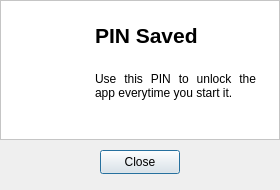
<?xml version="1.0" encoding="UTF-8"?>
<ui version="4.0">
 <class>PINSavedMessageDialog</class>
 <widget class="QDialog" name="PINSavedMessageDialog">
  <property name="geometry">
   <rect>
    <x>0</x>
    <y>0</y>
    <width>280</width>
    <height>190</height>
   </rect>
  </property>
  <property name="minimumSize">
   <size>
    <width>280</width>
    <height>190</height>
   </size>
  </property>
  <property name="maximumSize">
   <size>
    <width>280</width>
    <height>190</height>
   </size>
  </property>
  <property name="windowTitle">
   <string>Paper</string>
  </property>
  <property name="windowIcon">
   <iconset>
    <normaloff>../icons/icons8-origami-100.png</normaloff>../icons/icons8-origami-100.png</iconset>
  </property>
  <widget class="QFrame" name="frame">
   <property name="geometry">
    <rect>
     <x>0</x>
     <y>0</y>
     <width>280</width>
     <height>140</height>
    </rect>
   </property>
   <property name="styleSheet">
    <string notr="true">background-color: #FFF;</string>
   </property>
   <property name="frameShape">
    <enum>QFrame::StyledPanel</enum>
   </property>
   <property name="frameShadow">
    <enum>QFrame::Raised</enum>
   </property>
   <widget class="QWidget" name="horizontalLayoutWidget">
    <property name="geometry">
     <rect>
      <x>10</x>
      <y>10</y>
      <width>261</width>
      <height>121</height>
     </rect>
    </property>
    <layout class="QHBoxLayout" name="horizontalLayout">
     <property name="spacing">
      <number>10</number>
     </property>
     <property name="leftMargin">
      <number>5</number>
     </property>
     <property name="topMargin">
      <number>5</number>
     </property>
     <property name="rightMargin">
      <number>5</number>
     </property>
     <property name="bottomMargin">
      <number>5</number>
     </property>
     <item>
      <widget class="QLabel" name="label_2">
       <property name="minimumSize">
        <size>
         <width>60</width>
         <height>60</height>
        </size>
       </property>
       <property name="maximumSize">
        <size>
         <width>60</width>
         <height>60</height>
        </size>
       </property>
       <property name="text">
        <string/>
       </property>
       <property name="pixmap">
        <pixmap>../drawables/icons8-check-lock-96.png</pixmap>
       </property>
       <property name="scaledContents">
        <bool>true</bool>
       </property>
      </widget>
     </item>
     <item>
      <layout class="QVBoxLayout" name="verticalLayout">
       <property name="spacing">
        <number>10</number>
       </property>
       <property name="leftMargin">
        <number>10</number>
       </property>
       <property name="topMargin">
        <number>10</number>
       </property>
       <property name="rightMargin">
        <number>10</number>
       </property>
       <property name="bottomMargin">
        <number>10</number>
       </property>
       <item>
        <widget class="QLabel" name="label_6">
         <property name="minimumSize">
          <size>
           <width>0</width>
           <height>0</height>
          </size>
         </property>
         <property name="maximumSize">
          <size>
           <width>16777215</width>
           <height>20</height>
          </size>
         </property>
         <property name="font">
          <font>
           <pointsize>16</pointsize>
           <bold>true</bold>
          </font>
         </property>
         <property name="text">
          <string>PIN Saved</string>
         </property>
         <property name="wordWrap">
          <bool>true</bool>
         </property>
        </widget>
       </item>
       <item>
        <widget class="QLabel" name="label_3">
         <property name="maximumSize">
          <size>
           <width>16777215</width>
           <height>100</height>
          </size>
         </property>
         <property name="text">
          <string>Use this PIN to unlock the app everytime you start it.</string>
         </property>
         <property name="alignment">
          <set>Qt::AlignJustify|Qt::AlignVCenter</set>
         </property>
         <property name="wordWrap">
          <bool>true</bool>
         </property>
        </widget>
       </item>
      </layout>
     </item>
    </layout>
   </widget>
  </widget>
  <widget class="QPushButton" name="close_button">
   <property name="geometry">
    <rect>
     <x>100</x>
     <y>150</y>
     <width>80</width>
     <height>24</height>
    </rect>
   </property>
   <property name="text">
    <string>Close</string>
   </property>
  </widget>
 </widget>
 <resources/>
 <connections/>
</ui>
